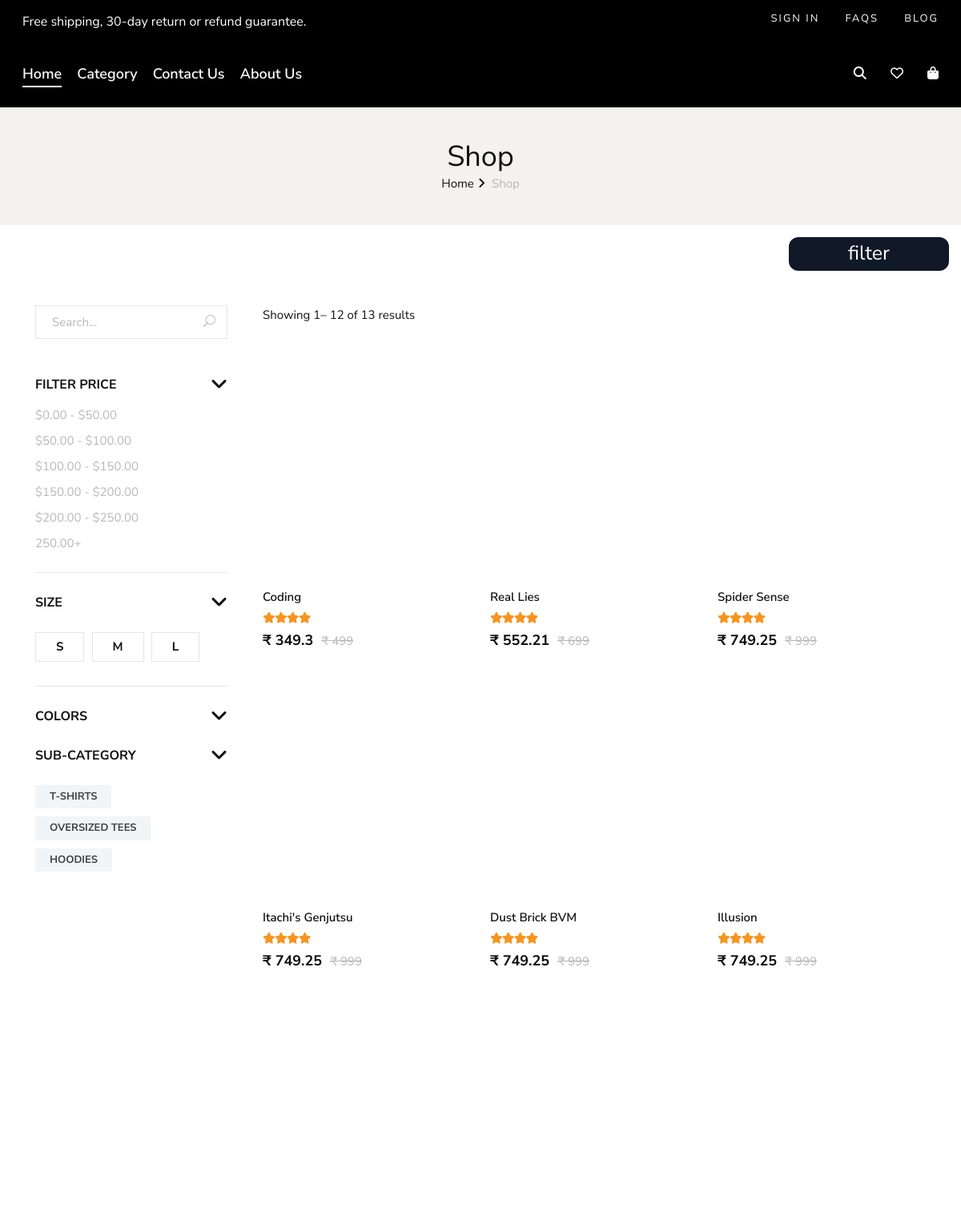
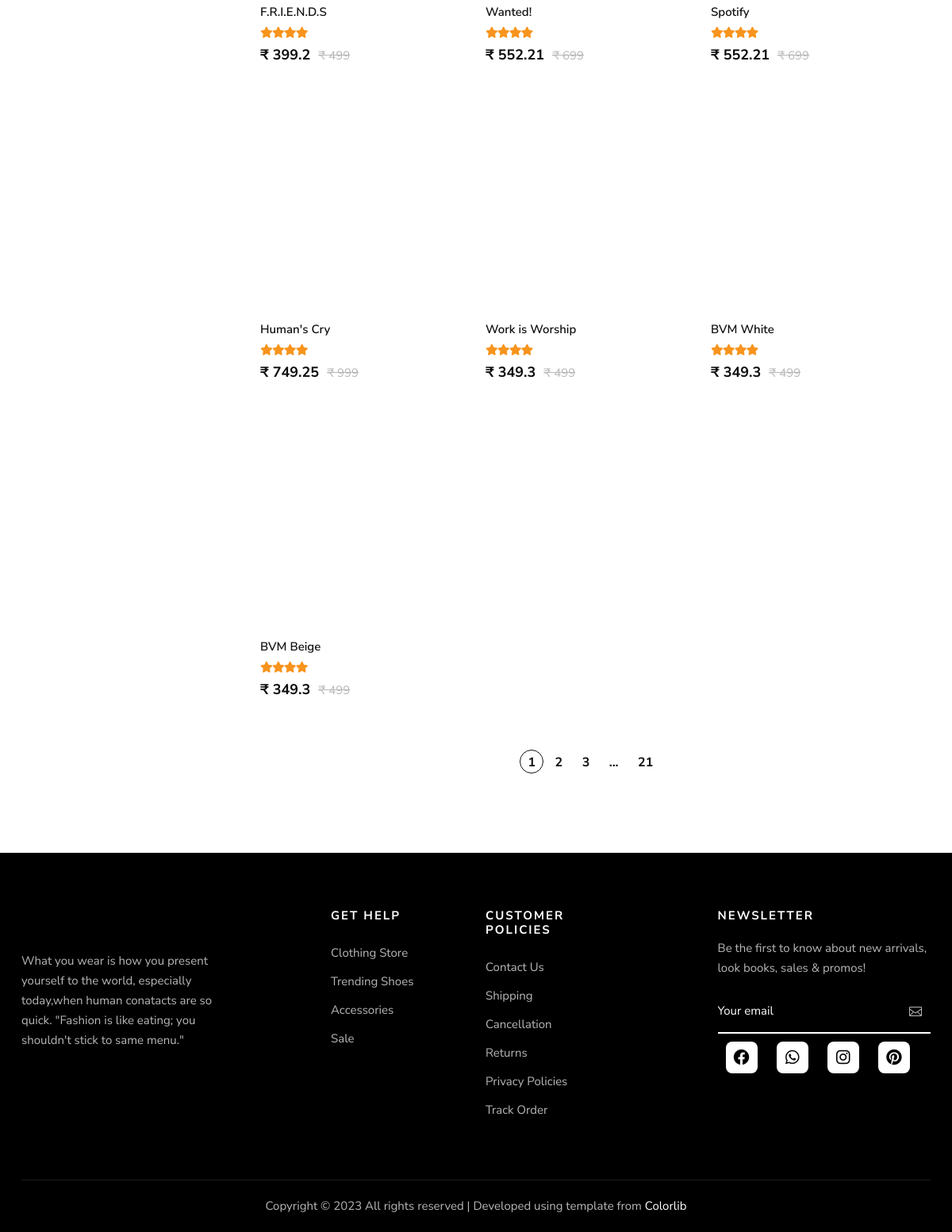
The page /shop.php on the database its author committed (2 pictures, top to bottom).
### tables this page shows
CREATE TABLE IF NOT EXISTS `subcat` (
  `id` int(10) NOT NULL AUTO_INCREMENT,
  `name` varchar(50) NOT NULL,
  `cat_id` int(10) NOT NULL,
  `image` varchar(50) NOT NULL,
  PRIMARY KEY (`id`),
  UNIQUE KEY `id` (`id`),
  KEY `FK_sub_cat` (`cat_id`)
);

CREATE TABLE IF NOT EXISTS `product` (
  `id` int(10) NOT NULL AUTO_INCREMENT,
  `name` varchar(255) NOT NULL,
  `price` int(20) NOT NULL,
  `quantity` int(20) NOT NULL,
  `description` text NOT NULL,
  `discount` int(3) NOT NULL,
  `cat_id` int(10) NOT NULL,
  `subcat_id` int(10) NOT NULL,
  PRIMARY KEY (`id`),
  KEY `FK_product_cat` (`cat_id`),
  KEY `FK_product_sub` (`subcat_id`)
);

### shop.php (the view, shortened to what this page needs)
<?php include("components/header.php"); ?>
<section class="breadcrumb-option text-center">
    <div class="container">
        <div class="row">
            <div class="col-lg-12">
                <div class="breadcrumb__text">
                    <h2>Shop</h2>
                    <div class="breadcrumb__links">
                        <a href="./index.php">Home</a>
                        <span>Shop</span>
                    </div>
                </div>
            </div>
        </div>
    </div>
</section>
<button class="filter" id="btnfltr" onclick="openFil()" style="background-color: #111827; border: 1px solid transparent; border-radius: .75rem; box-sizing: border-box; color: #FFFFFF; font-size: 25px; width: 200px; float: right; margin-top: 15px; margin-right: 15px;">filter</button>
<section class="shop spad">
    <div class="container-fluid">
        <div class="row">
            <div class="col-lg-3">
                <div class="shop__sidebar">
                    <div class="shop__sidebar__search">
                        <form action="" method="POST">
                            <input type="text" placeholder="Search...">
                            <button type="submit"><span class="icon_search"></span></button>
                        </form>
                    </div>
                    <div class="shop__sidebar__accordion">
                        <div class="accordion" id="accordionExample">
                            <div class="card">
                                <div class="card-heading">
                                    <a data-toggle="collapse" data-target="#collapseThree">Filter Price</a>
                                </div>
                                <div id="collapseThree" class="collapse show" data-parent="#accordionExample">
                                    <div class="card-body">
                                        <div class="shop__sidebar__price">
                                            <ul>
                                                <li><a href="#">$0.00 - $50.00</a></li>
                                                <li><a href="#">$50.00 - $100.00</a></li>
                                                <li><a href="#">$100.00 - $150.00</a></li>
                                                <li><a href="#">$150.00 - $200.00</a></li>
                                                <li><a href="#">$200.00 - $250.00</a></li>
                                                <li><a href="#">250.00+</a></li>
                                            </ul>
                                        </div>
                                    </div>
                                </div>
                            </div>
                            <div class="card">
                                <div class="card-heading">
                                    <a data-toggle="collapse" data-target="#collapseFour">Size</a>
                                </div>
                                <div id="collapseFour" class="collapse show" data-parent="#accordionExample">
                                    <div class="card-body">
                                        <div class="shop__sidebar__size">
                                            <label for="sm">s
                                            </label>
                                            <label for="md">m
                                            </label>
                                            <label for="l">l
                                            </label>
                                        </div>
                                    </div>
                                </div>
                            </div>
                            <div class="card">
                                <div class="card-heading">
                                    <a data-toggle="collapse" data-target="#collapseFive">Colors</a>
                                </div>
                            </div>
                            <div class="card">
                                <div class="card-heading">
                                    <a data-toggle="collapse" data-target="#collapseSix">Sub-Category</a>
                                </div>
                                <div id="collapseSix" class="collapse show" data-parent="#accordionExample">
                                    <div class="card-body">
                                        <div class="shop__sidebar__tags">
                                            <?php
                                            if ($catid = isset($_REQUEST['cat_id'])) {
                                                $subquery = 'SELECT * FROM subcat WHERE cat_id=' . $catid . '';
                                                if ($result = mysqli_query($conn, $subquery)) {
                                                    while ($row = mysqli_fetch_assoc($result)) {
                                            ?>
                                                        <a href="shop.php?cat_id=<?php echo $row['cat_id'] ?>&sub_id=<?php echo $row['id'] ?>"><?php
                                                                                                                                                echo $row['name'] ?></a>
                                                    <?php
                                                    }
                                                }
                                            } else {
                                                $query = 'SELECT * FROM subcat';
                                                if ($result = mysqli_query($conn, $query)) {
                                                    while ($row = mysqli_fetch_assoc($result)) {
                                                    ?>
                                                        <a href="shop.php?cat_id=<?php echo $row['cat_id'] ?>&sub_id=<?php echo $row['id'] ?>"><?php
                                                                                                                                                echo $row['name'] ?></a>
                                            <?php
                                                    }
                                                }
                                            }
                                            ?>
                                        </div>
                                    </div>
                                </div>
                            </div>
                        </div>
                    </div>
                </div>
            </div>
            <div class="col-lg-9">
                <div class="shop__product__option">
                    <div class="row">
                        <div class="col-lg-6 col-md-6 col-sm-6">
                            <div class="shop__product__option__left">
                                <?php
                                if ((isset($_REQUEST['sub_id'])) && ($subcat = $_REQUEST['sub_id'])) {
                                    $titlequery = 'SELECT COUNT(id)as totalproduct FROM product WHERE subcat_id=' . $subcat . '';
                                    if ($result = mysqli_query($conn, $titlequery)) {
                                        $totalproduct = mysqli_fetch_assoc($result);
                                    }
                                } else if ((isset($_REQUEST['cat_id'])) && ($catid = $_REQUEST['cat_id'])) {
                                    $titlequery = 'SELECT COUNT(id)as totalproduct FROM product WHERE cat_id=' . $catid . '';
                                    if ($result = mysqli_query($conn, $titlequery)) {
                                        $totalproduct = mysqli_fetch_assoc($result);
                                    }
                                } else {
                                    $titlequery = 'SELECT COUNT(id)as totalproduct FROM product';
                                    if ($result = mysqli_query($conn, $titlequery)) {
                                        $totalproduct = mysqli_fetch_assoc($result);
                                    }
                                }
                                ?>
                                <p>Showing
                                    <?php if ($totalproduct['totalproduct'] < 1) {
                                        echo "0";
                                    } else {
                                        echo "1";
                                    } ?>–
                                    <?php
                                    if ($totalproduct['totalproduct'] >= 12) {
                                        echo "12";
                                    } else {
                                        echo $totalproduct['totalproduct'];
                                    } ?> of
                                    <?php echo $totalproduct['totalproduct'] ?> results
                                </p>
                            </div>
                        </div>
                        <div class="col-lg-6 col-md-6 col-sm-6">
                        </div>
                    </div>
                </div>
                <div class="row">
                    <?php
                    if ($totalproduct['totalproduct'] < 1) {
                    ?>
                        <div class="box__description-container" style="padding-left: 250px">
                            <div class="box__description-title">Whoops!</div>
                            <div class="box__description-text">It seems like we don't have the product you were looking for
                            </div>
                        </div>
                        <?php
                    } else {
                        if ((isset($_REQUEST['sub_id'])) && ($subcat = $_REQUEST['sub_id'])) {
                            $pquery = 'SELECT * FROM product WHERE subcat_id=' . $subcat . '';
                            $presult = mysqli_query($conn, $pquery);
                        } else if ((isset($_REQUEST['cat_id'])) && ($catid = $_REQUEST['cat_id'])) {
                            $pquery = 'SELECT * FROM product WHERE cat_id=' . $catid . '';
                            $presult = mysqli_query($conn, $pquery);
                        } else {
                            $pquery = 'SELECT * FROM product';
                            $presult = mysqli_query($conn, $pquery);
                        }
                        while ($prow = mysqli_fetch_assoc($presult)) {
                        ?>
                            <div class="col-lg-4 col-md-6 col-sm-6">
                                <div class="product__item sale">
                                    <a href="shop-details.php?product_id=<?php echo $prow['id']; ?>">
                                        <div class="product__item__pic set-bg"
                                        data-setbg="global/assets/images/<?php
                                        $sql = 'SELECT image FROM product_images WHERE product_id = "' . $prow['id'] . '" LIMIT 1';
                                        $image = mysqli_fetch_assoc(mysqli_query($conn, $sql));
                                        echo $image['image'];
                                        ?>">
                                        </div>
                                    </a>
                                    <div class="product__item__text">
                                        <h6>
                                            <?php echo $prow['name']; ?>
                                        </h6>
                                        <div class="rating">
                                            <i class="fa fa-star"></i>
                                            <i class="fa fa-star"></i>
                                            <i class="fa fa-star"></i>
                                            <i class="fa fa-star"></i>
                                        </div>
                                        <h5>₹
                                            <?php $originalprice = $prow['price'];
                                            $discountrate = $prow['discount'];
                                            $discountprice = $originalprice * ($discountrate / 100);
                                            $price = $originalprice - $discountprice;
                                            echo $price;
                                            ?><span>₹ <?php echo $prow['price']; ?></span>
                                        </h5>
                                    </div>
                                </div>
                            </div>
                    <?php
                        }
                    }
                    ?>
                </div>
                <div class="row">
                    <div class="col-lg-12">
                        <div class="product__pagination">
                            <a class="active" href="#">1</a>
                            <a href="#">2</a>
                            <a href="#">3</a>
                            <span>...</span>
                            <a href="#">21</a>
                        </div>
                    </div>
                </div>
            </div>
        </div>
    </div>
    <div class="toast-container position-fixed bottom-0 end-0 p-3">
    </div>
</section>
<?php include("components/footer.php"); ?>

### rows shown on the page
subcat: name "T-SHIRTS"
subcat: name "OVERSIZED TEES"
subcat: name "HOODIES"
product: name "Coding", price "349.3", price "499"
product: name "Real Lies", price "552.21", price "699"
product: name "Spider Sense", price "749.25", price "999"
product: name "Itachi's Genjutsu", price "749.25", price "999"
product: name "Dust Brick BVM", price "749.25", price "999"
product: name "Illusion", price "749.25", price "999"
product: name "F.R.I.E.N.D.S", price "399.2", price "499"
product: name "Wanted!", price "552.21", price "699"
product: name "Spotify", price "552.21", price "699"
product: name "Human's Cry", price "749.25", price "999"
product: name "Work is Worship", price "349.3", price "499"
product: name "BVM White", price "349.3", price "499"
product: name "BVM Beige", price "349.3", price "499"

### other values the page prints
$totalproduct['totalproduct'] "13"
